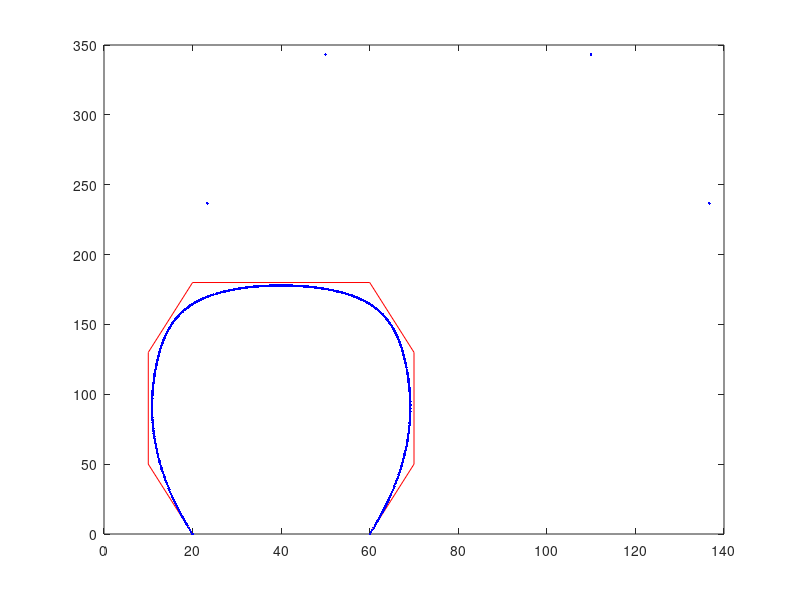

This chart was generated by the following MATLAB code:
%% Assignment 3 closed B-spline curve with 8 control points
%% Amol Mathur (801984003)

%% Settings
clc
clear all
close all

%% Variable defination

x = [1 2 10 20 25 30 25 9];       % X-coordinates of control points
y = [1 10 20 30 40 50 10 10];     % Y-coordinates of control points

x = [20 10 10 20 60 70 70 60];       % X-coordinates of control points
y = [0 50 130 180 180 130 50 0];     % Y-coordinates of control points

plot(x,y,'-r');
hold on;

n = 7;                          % N+1 = n no. of Control Points)
k = 4;                          % K-1 = k degree of curve required

kv = zeros(n+2,1);              % Knot vectors

l1 = 0;
l2 = 0;

N = zeros(n+k,k);             % B-spline function

x1 = 0;
y1 = 0;

%% initialization

% knot vector values.
for i = 0 : n+k
    if i < k
        kv(i+1) = 0;
    end
    if i <= n && i >= k
        kv(i+1) = i - k + 1;
    end
    if i > n
        kv(i+1) = n - k + 2;
    end
end
a1111 = 1;
for u = 0 : 0.01 : n - k + 2
%u = 4.0001;
    x1 = 0;
    y1 = 0;
    % for K = 1 first column.
    for o = 1 : n+k
        if u <= kv(o+1) && u >= kv(o)
            N(o,1) = 1;
        else
            N(o,1) = 0;
        end
    end
    % all other values
    for j = 2 : k
    %j = 2;
        for i = 1 : n+1
            if i+j-1 <= n + k
                if (kv(i+j-1)-kv(i))~=0
                    l1 = ((u-kv(i))*(N(i,j-1)))/(kv(i+j-1)-kv(i));
                end
                if (kv(i+j)-kv(i+1))~=0
                    l2 = ((kv(i+j)-u)*(N(i+1,j-1))/(kv(i+j)-kv(i+1)));
                end
                N(i,j) = l1 + l2;
                l1 = 0;
                l2 = 0;
            end
        end
    end
    for p = 0 : n
        x1 = x1 + x(1,p+1)*N(p+1,k);
        y1 = y1 + y(1,p+1)*N(p+1,k);
    end
    plot (x1,y1,'.b');
end